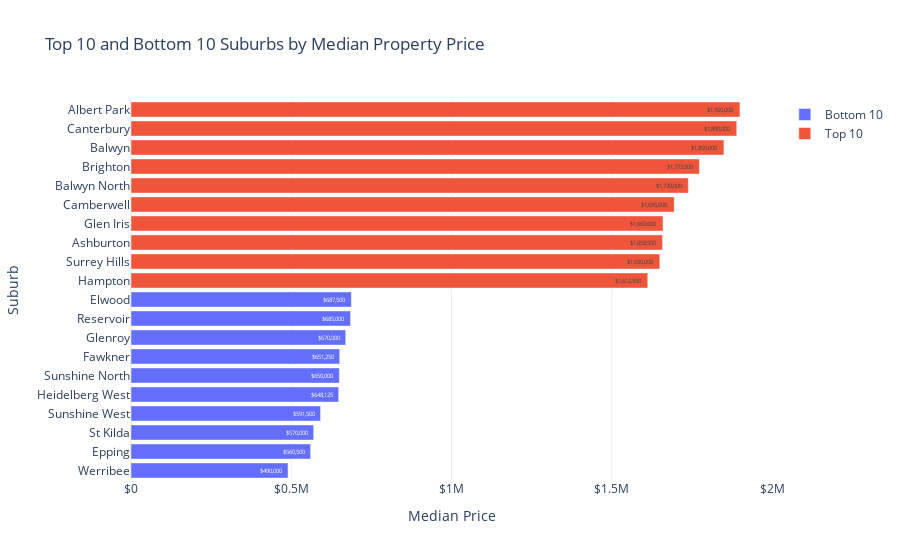

The cell this chart's notebook holds for it:
### Code cell
top10 = priceBySuburb.head(10)
bottom10 = priceBySuburb.tail(10)

top10["group"] = "Top 10"
bottom10["group"] = "Bottom 10"

suburb_extremes = (
    pd.concat([top10, bottom10])
    .sort_values("median_price", ascending=True)
)

fig = px.bar(
    suburb_extremes,
    x = "median_price",
    y = "Suburb",
    color = "group",
    orientation = "h",
    title = "Top 10 and Bottom 10 Suburbs by Median Property Price",
    text = suburb_extremes["median_price"].map(lambda x: f"${x:,.0f}")
)

fig.update_layout(
    xaxis_title = "Median Price",
    yaxis_title = "Suburb",
    xaxis_tickprefix = "$",
    template = "plotly_white",
    legend_title_text = ""
)

fig.update_traces(
    hovertemplate=
    "<b>%{y}</b><br>" +
    "Median Price: %{x:$,.0f}<br>" +
    "Listings: %{customdata[0]}",
    customdata=suburb_extremes[["listings"]].values
)

fig.show()

### Figure 1 — Plotly figure (JSON) as saved in the notebook; plotly's stock layout.template omitted (floating-point values rounded to 4 significant figures)
{"data": [{"customdata": [[50], [52], [162], [86], [76], [68], [102], [159], [359], [131], [130], [125], [60], [195], [132], [171], [186], [107], [54], [69]], "hovertemplate": "<b>%{y}</b><br>Median Price: %{x:$,.0f}<br>Listings: %{customdata[0]}", "legendgroup": "Bottom 10", "marker": {"color": "#636efa", "pattern": {"shape": ""}}, "name": "Bottom 10", "orientation": "h", "showlegend": true, "text": ["$490,000", "$560,500", "$570,000", "$591,500", "$648,125", "$650,000", "$651,250", "$670,000", "$685,000", "$687,500"], "textposition": "auto", "type": "bar", "x": [490000.0, 560500.0, 570000.0, 591500.0, 648100.0, 650000.0, 651200.0, 670000.0, 685000.0, 687500.0], "xaxis": "x", "y": ["Werribee", "Epping", "St Kilda", "Sunshine West", "Heidelberg West", "Sunshine North", "Fawkner", "Glenroy", "Reservoir", "Elwood"], "yaxis": "y"}, {"customdata": [[50], [52], [162], [86], [76], [68], [102], [159], [359], [131], [130], [125], [60], [195], [132], [171], [186], [107], [54], [69]], "hovertemplate": "<b>%{y}</b><br>Median Price: %{x:$,.0f}<br>Listings: %{customdata[0]}", "legendgroup": "Top 10", "marker": {"color": "#EF553B", "pattern": {"shape": ""}}, "name": "Top 10", "orientation": "h", "showlegend": true, "text": ["$1,612,500", "$1,650,000", "$1,658,500", "$1,660,000", "$1,695,000", "$1,739,000", "$1,773,500", "$1,850,000", "$1,890,000", "$1,900,000"], "textposition": "auto", "type": "bar", "x": [1612000.0, 1650000.0, 1658000.0, 1660000.0, 1695000.0, 1739000.0, 1774000.0, 1850000.0, 1890000.0, 1900000.0], "xaxis": "x", "y": ["Hampton", "Surrey Hills", "Ashburton", "Glen Iris", "Camberwell", "Balwyn North", "Brighton", "Balwyn", "Canterbury", "Albert Park"], "yaxis": "y"}], "layout": {"barmode": "relative", "legend": {"title": {"text": ""}, "tracegroupgap": 0}, "title": {"text": "Top 10 and Bottom 10 Suburbs by Median Property Price"}, "xaxis": {"anchor": "y", "domain": [0, 1], "tickprefix": "$", "title": {"text": "Median Price"}}, "yaxis": {"anchor": "x", "domain": [0, 1], "title": {"text": "Suburb"}}}}
